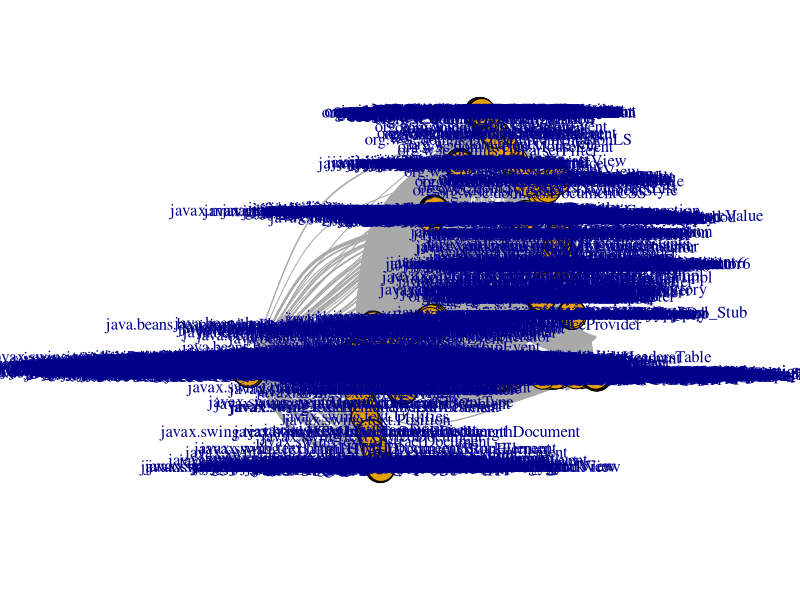

Write R code to recreate this figure. (Note: this script raises an error after producing the figure.)
# CSCI3907
# Project 1
# Group 2: Matteo Sanchez-Dahl, Latifa Al Jlayel

## set up
install.packages("igraph")
library(igraph)

install.packages("sna")
library(sna)

## set working directory 
setwd('/Users/matteosanchez-dahl/Desktop/F2022/CSCI 3907/projects/project1/group2-project1')

## import data
nodes <- as.matrix(read.table('data_subelj_jdk/ent_subelj_jdk_jdk_class_name.txt'))

# 1k edges 
# edges <- as.matrix(read.table('data_subelj_jdk/out_subelj_jdk_jdk.txt', sep = "", header = F, skip = 2, nrows = 1000))
edges <- as.matrix(read.table('data_subelj_jdk/out_subelj_jdk_jdk.txt', sep = "", header = F, skip = 2))
edges

## convert the edgelist to an igraph object
# graph_from_edgelist(el, directed = TRUE)
net <- graph_from_edgelist(edges, directed = TRUE)
net

V(net)$name <- nodes

## graph
# v1
plot(net, vertex.label = nodes)

##
is.simple.(net)

net_simple = simplify(net,
                      remove.multiple = TRUE,
                      remove.loops = TRUE,
                      edge.attr.comb = "concat"
                      )

plot(net_simple, vertex.label = nodes)

histogram <- hist(igraph::degree(net))

histogram_simple <-hist(igraph::degree(net_simple))

mynet <- V(net_simple)
mynet11 <- V(net_simple)[igraph::degree(net_simple)<5000]
mynet11


##

# plot graph 
plot.igraph(net)

# get the vertices of a graph
V(net)

# get the edges of a graph
E(net)

# get the adjacency matrix
net.adj <- as_adjacency_matrix(net)
net.adj

## graph analytics functions

# Density
# gden 
# gden(dat, g=NULL, diag=FALSE, mode="digraph", ignore.eval=FALSE)
net.density = gden(edges, mode = "digraph")
net.density

# edge density 
igraph::edge_density(net)

igraph::edge_density(net, loops = T)
# there are no loops in the graph => same edge density

### TODO ###
# egocentric network
net.ego <- sna::ego.extract(edges)
# Error: vector memory exhausted (limit reached?)

### TODO ###
net.ego[1]
net.ego[50]
###########

# degree
igraph::degree(net)

## centrality metrics

# betweeness centrality
centr_betw(net)

# closeness centrality
centr_clo(net)
# is NaN an acceptable value result?

## shortest path

# length of the shortest path between any two nodes in a graph g
net.sp <- shortest.paths(net)
net.sp

# get the actual paths (and not just their length) 
get.shortest.paths(net,1)

## geodist
net.gd <- geodist(edges)
net.gd


## number of paths between two nodes
# can multiply the adjacency matrix by itself. The cell numbers specify the number of paths
net.np <- net.adj*net.adj
net.np

## histogram of the degree of the nodes
hist(degree(net))

# edge density 
igraph::edge_density(net)

igraph::edge_density(net, loops = T)
# there are no loops in the graph => same edge density

# diameter
net.d <- igraph::diameter(net)
net.d

# max cliques for node 13 
node13 <- c(13)
net.13clique <- igraph::max_cliques(net, min = NULL, subset = node13)
# At core/cliques/maximal_cliques_template.h:269 : Edge directions are ignored for maximal clique calculation.
net.13clique

# largest cliques
net.lgcliques <- igraph::clique_num(net)
# At core/cliques/maximal_cliques_template.h:269 : Edge directions are ignored for maximal clique calculation.
net.lgcliques

# Exercise: Try to identify the cliques in the plot. Write them down.

# name vertices
V(net)$name

## "astrocollab"
# plot v1
plot(net)

# degree
igraph::degree(net)

# communities
wc <- walktrap.community(net)

plot(wc, net, vertex.size = 15, layout = layout.fruchterman.reingold)

# simplify the graph by removing empty entries from the matrix 
E(net)$weight <- rnorm(ecount(net))
V(net)$weight <- rnorm(vcount(net))
net[1:5, 1:9]

sg <- induced.subgraph(net, which(V(net)$weight > 2.2))
# plot(delete.vertices(sg, igraph::degree(sg)==0), edge.label = round(E(sg)$weight,3))
# Error in delete.vertices(sg, igraph::degree(sg) == 1) : 
# delete.vertices requires an argument of class network.
plot(delete_vertices(sg, igraph::degree(sg)==0), edge.label = round(E(sg)$weight,3))

histogram <- hist(igraph::degree(net))

myGV <- igraph::V(net)
myGV

# analyze vertices for simplification

# degree 0
myGV0 <- igraph::V(net)[igraph::degree(net)==0]
myGV0
# none have degree 0

# degree 1
myGV1 <- igraph::V(net)[igraph::degree(net)==1]
myGV2
# 33 have degree 1

# degree 2
myGV2 <- igraph::V(net)[igraph::degree(net)==2]
myGV2
# 32 have degree 2

# degree 10
myGV10 <- igraph::V(net)[igraph::degree(net)==10]
myGV10  
# 212 have degree 10

# less than degree 10
myGVl10 <- igraph::V(net)[igraph::degree(net)<10]
myGVl10
# 2388 have degree less than 10

# simplify
# v2 - delete all nodes with degree <10
net_v2 <- igraph::delete_vertices(net, myGVl10)
net_v2
plot(net_v2)

# "fb" section

is.simple(net_v2)
edge_attr(net_v2)

# v3 - use simplify to sum the edge weights 
net_v3 = simplify(net_v2,
                  remove.multiple = TRUE,
                  edge.attr.comb = "sum"
)

plot(net_v3)
# Warning message:
# In v(graph) :
# Non-positive edge weight found, ignoring all weights during graph layout.
# still not readable

vertex_attr(net)

# check hist of v3
hist_v3 <- hist(igraph::degree(net_v3))

# remove nodes w degree >500 from v3
myGVg500 <- igraph::V(net_v3)[igraph::degree(net_v3)>500]
net_preview <- igraph::delete_vertices(net_v3, myGVg500)

# check hist
hist_v3preview <- hist(igraph::degree(net_preview))
# most values under 50

# remove nodes w degree <50 from v3
myGVl50 <- igraph::V(net_v3)[igraph::degree(net_v3)<50]
net_v4 <- igraph::delete_vertices(net_v3, myGVl50)

hist_v4 <- hist(igraph::degree(net_v4))

net_v4

plot(net_v4)
# still not readable 

# remove nodes w degree <100 from v3 
myGVl100 <- igraph::V(net_v3)[igraph::degree(net_v3)<100]
net_v5 <- igraph::delete_vertices(net_v3, myGVl100)

hist_v5 <- hist(igraph::degree(net_v5))

net_v5

plot(net_v5)

## communities 
sg <- induced.subgraph(astrocollab, which((astrocollab)$weight > 2.2))
wc_v5 <- walktrap.community(net_v5)
